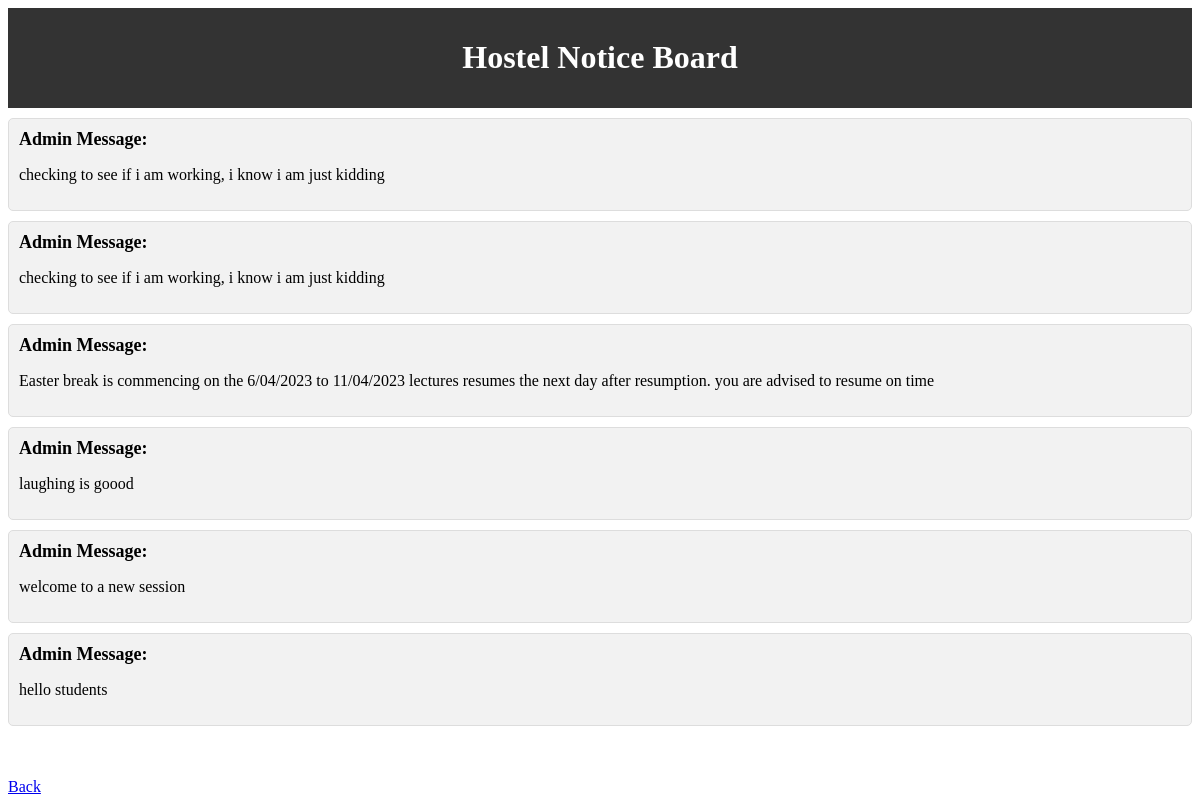
The app's page /hostel/noticeboard.php with its own data.
### tables this page shows
CREATE TABLE `messages` (
  `id` int(11) NOT NULL,
  `message` varchar(255) NOT NULL
);

### hostel/noticeboard.php (the view, shortened to what this page needs)
<?php
$servername = "localhost";
$username = "root";
$password = "";
$dbname = "hostel";
$conn = new mysqli($servername, $username, $password, $dbname);
$sql = "SELECT message FROM messages ORDER BY id DESC";
$result = $conn->query($sql);
if ($result->num_rows > 0) {
    echo '<html>';
    echo '<head>';
    echo '</head>';
    echo '<body>';
    echo '<div class="header">';
    echo '<h1>Hostel Notice Board</h1>';
    echo '</div>';
    echo '<ul class="message-list">';
    while($row = $result->fetch_assoc()) {
        echo '<li><h2>Admin Message:</h2><p>'.$row['message'].'</p></li>';
    }
    echo '</ul>';
    echo '</body>';
    echo '</html>';
} else {
    echo 'No messages found.';
}
echo '<br/><br/>
<a href="dashboard.php">Back</a>';
?>

### hostel/noticeboard.php (style rules this page uses)
.message-list { margin-top: 10px; list-style-type: none; padding: 0; }
.message-list li { background-color: #f2f2f2; border: 1px solid #ddd; border-radius: 5px; padding: 10px; margin-bottom: 10px; }
.message-list li h2 { font-size: 18px; margin-top: 0; }
.header { background-color: #333; color: #fff; text-align: center; padding: 10px; }

### records on screen
messages: message "checking to see if i am working, i know i am just kidding"
messages: message "checking to see if i am working, i know i am just kidding"
messages: message "Easter break is commencing on the 6/04/2023 to 11/04/2023 lectures resumes the next day after resumption. you are advised to resume on time"
messages: message "laughing is goood"
messages: message "welcome to a new session"
messages: message "hello students"
